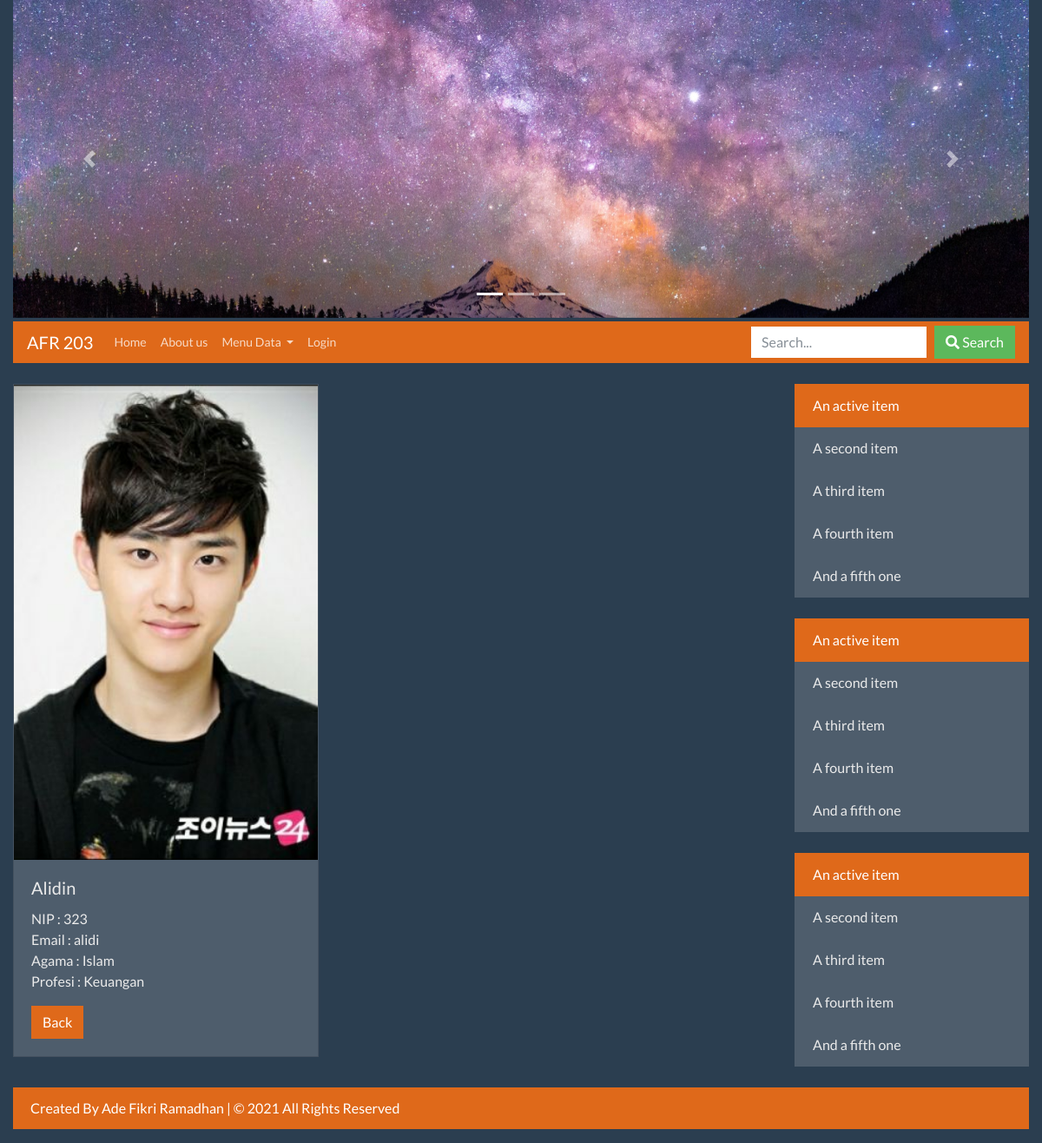
The app's page /index.php?hal=detailPegawai&id=4 with its own data.
### tables this page shows
CREATE TABLE `pegawai` (
  `id` int(11) NOT NULL,
  `nip` varchar(5) NOT NULL,
  `nama` varchar(45) NOT NULL,
  `email` varchar(5) NOT NULL,
  `agama` enum('Islam','Kristen Katholik','Kristen Protestan','Hindu','Budha','Khonghucu') NOT NULL,
  `iddivisi` int(11) NOT NULL,
  `foto` varchar(30) DEFAULT NULL
);

CREATE TABLE `divisi` (
  `id` int(11) NOT NULL,
  `nama` varchar(50) NOT NULL
);

### models/Pegawai.php (called while the page is built, shortened)
<?php
class Pegawai
{
    private $koneksi;
    public function __construct()
    {
        global $dbh;
        $this->koneksi = $dbh;
    }
    public function getPegawai($id)
    {
        $sql = "SELECT pegawai.*, divisi.nama AS profesi FROM pegawai
                INNER JOIN divisi ON divisi.id = pegawai.iddivisi
                WHERE pegawai.id = ?";
        $ps = $this->koneksi->prepare($sql);
        $ps->execute([$id]);
        $rs = $ps->fetch();
        return $rs;
    }
}

### detailPegawai.php (the view)
<?php
require_once 'models/Pegawai.php';
$id = $_REQUEST['id'];
$obj = new Pegawai();
$rs = $obj->getPegawai($id);
?>
<div class="card" style="width: 22rem;">
    <?php
    $gambar = (!empty($rs['foto'])) ? $rs['foto'] : "foto_kosong.png";
    ?>
    <img src="img/foto_pegawai/<?= $gambar ?>" width="40%" class="card-img-top">
    <div class="card-body">
        <h5 class="card-title"><?= $rs['nama'] ?></h5>
        <p class="card-text">
            NIP : <?= $rs['nip'] ?>
            <br />Email : <?= $rs['email'] ?>
            <br />Agama : <?= $rs['agama'] ?>
            <br />Profesi : <?= $rs['profesi'] ?>
        </p>
        <a href="index.php?hal=dataPegawai" class="btn btn-primary">Back</a>
    </div>
</div>

### records on screen
pegawai: foto (picture), nama "Alidin", nip "323", email "alidi", agama "Islam", iddivisi.nama "Keuangan"
